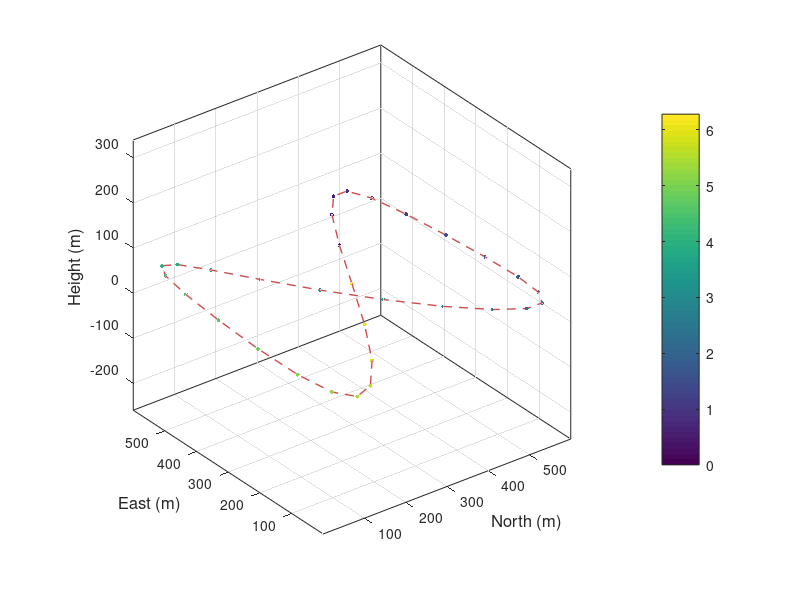

This chart was generated by the following MATLAB code:
% 李萨如曲线生成与可视化
% 支持二维和三维曲线，可自定义频率、振幅和相位参数

clear; clc; close all;

%% 参数设置
% North, East, Height的范围
North_range = 600/2; North_bais = 300;
East_range = 600/2; East_bais = 300;
Height_range = 25; Height_bais = 40;
color = [0.8, 0.3, 0.3];
numbers = 32;

% 基础参数
t = linspace(0, 2 * pi, numbers);  % 时间参数
dimension = 3;                 % 2=二维曲线，3=三维曲线

% 频率比 (决定曲线形状，有理数时闭合，无理数时非闭合)
f = [1, 2, 3] * 1;                 % x, y, z方向频率

% 振幅设置
% x, y, z方向振幅
A = [North_range, East_range, Height_range];                 

% 相位偏移 (增加曲线复杂度)
phi = [0, 0, pi/6];         % x, y, z方向相位

%% 生成李萨如曲线
x = A(1) * sin(f(1)*t + phi(1)) + North_bais;
y = A(2) * sin(f(2)*t + phi(2)) + East_bais;
z = A(3) * sin(f(3)*t + phi(3)) + Height_bais;

%% 可视化
figure('Position', [100, 100, 800, 600]);
ax = axes('Parent', gcf, 'Projection', 'perspective');
plot3(x, y, z, 'LineStyle', '--','LineWidth', 1, 'Color', color);
hold on;
scatter3(x, y, z, 8, t, 'filled', 'MarkerEdgeColor', 'none');
colorbar; colormap;
axis equal; grid on; box on;
xlabel('North (m)', 'FontSize', 12);
ylabel('East (m)', 'FontSize', 12);
zlabel('Height (m)', 'FontSize', 12);
view(3);
hold off;

%% 保存数据
path_ref = [x',y',-z'];
% 数据填充

% path_ref = [path_ref(1:15,:);...
%              (path_ref(15,:) + path_ref(1,:))/2;...
%              (path_ref(16,:) + path_ref(1,:))/2;...
%              path_ref(16:end,:)];

% path_ref = [path_ref(1,:);...
%             (path_ref(1,:) * 0.8 + path_ref(2,:) * 0.2);...
%             path_ref(2:end-1,:);...
%             (path_ref(end-1,:) * 0.8 + path_ref(end,:) * 0.2);...
%             path_ref(end,:)];

path_ref = [path_ref(1,:);...
             (path_ref(1,:) * 0.5 + path_ref(2,:) * 0.5);...
             path_ref(2:end-1,:);...
             (path_ref(end-1,:) * 0.5 + path_ref(end,:) * 0.5);...
             path_ref(end,:)];

save('lissajous.mat','path_ref');
